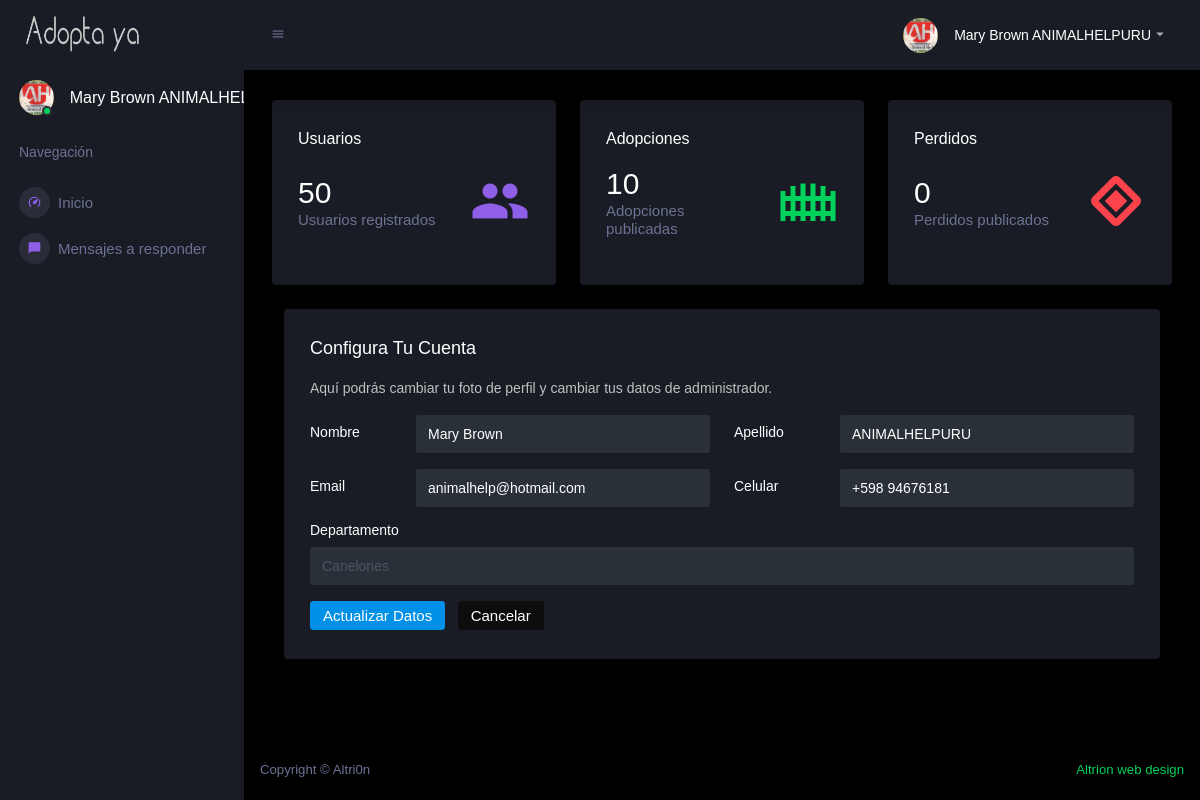
/admin-panel/configurar-cuenta/index.php (signed in), run on the app's committed database.
### tables this page shows
CREATE TABLE `usuarios_profile_images` (
  `id` int(11) NOT NULL,
  `Token_ID` varchar(50) NOT NULL,
  `Profile_Image` blob NOT NULL
);

CREATE TABLE `usuarios` (
  `id` int(11) NOT NULL,
  `Nombre` varchar(15) NOT NULL,
  `Apellido` varchar(15) NOT NULL,
  `Correo` varchar(45) NOT NULL,
  `Password` varchar(17) NOT NULL,
  `Departamento` text NOT NULL,
  `Localizacion` varchar(120) NOT NULL,
  `Postal_Code` int(11) NOT NULL,
  `Celular` varchar(14) NOT NULL,
  `Date_Registro` varchar(150) NOT NULL,
  `IP` varchar(30) NOT NULL,
  `Token_ID` varchar(50) NOT NULL,
  `google_id` varchar(150) NOT NULL
);

### admin-panel/classes/class.functions.php (called while the page is built, shortened)
<?php
class AdminClass {
	public function adminDetails($id) {
		try {
			$db = getDB();
			$stmt = $db->prepare("SELECT * FROM usuarios WHERE id=:id");
			$stmt->bindParam("id", $id,PDO::PARAM_INT);
			$stmt->execute();
		    $data = $stmt->fetch(PDO::FETCH_OBJ);
		    return $data;
		} catch(PDOException $e) {
			echo '{"error":{"text":'. $e->getMessage() .'}}';
		}
	}
}
?>

### admin-panel/classes/class.consultas.php (called while the page is built, shortened)
<?php
include 'class.functions.php';
$db = getDB();
if (!empty($_SESSION['admin_id'])) {
	$busca_usuarios_registrados = $db->prepare("SELECT COUNT(*) FROM usuarios");
	$busca_usuarios_registrados->execute();
	$result_usuarios_registrados = $busca_usuarios_registrados->fetchColumn();
	$busca_adopciones = $db->prepare("SELECT COUNT(*) FROM publicaciones_animales WHERE Perdido=0");
	$busca_adopciones->execute();
	$result_adopciones = $busca_adopciones->fetchColumn();
	$busca_perdidos = $db->prepare("SELECT COUNT(*) FROM publicaciones_animales WHERE Perdido=1");
	$busca_perdidos->execute();
	$result_perdidos = $busca_perdidos->fetchColumn();
}
?>

### admin-panel/configurar-cuenta/index.php (the view, shortened to what this page needs)
<?php
include '../classes/class.consultas.php';
include '../classes/class.admin.session.php';
if (!empty($_SESSION['admin_id'])) {
	$adminDetails=$adminClass->adminDetails($session_id);
	$Admin_Name = $adminDetails->Nombre;
	$Admin_Apellido = $adminDetails->Apellido;
  $Admin_Email = $adminDetails->Correo;
  $Admin_Cel = $adminDetails->Celular;
  $Admin_Departamento = $adminDetails->Departamento;
  $Admin_FullName = $Admin_Name.' '. $Admin_Apellido;
  $u_Token = $adminDetails->Token_ID;
  $busca_profile_image = $db->prepare("SELECT * FROM usuarios_profile_images WHERE Token_ID='$u_Token'");
  $busca_profile_image->execute();
  $result_profile_image = $busca_profile_image->fetchAll();
      foreach ($result_profile_image as $row) {
          $Profile_Imagen = $row['Profile_Image'];
      }
}
?>
<?php if (!empty($_SESSION['id']) && $result_user_admin < 1) { ?>
	<?php include '../templates/error404.html'; ?>
<?php } else { $db = getDB(); ?>
  <!DOCTYPE html>
  <html>
  <head>
   <link rel="stylesheet" href="../assets/vendors/mdi/css/materialdesignicons.min.css">
   <link rel="stylesheet" href="../assets/vendors/css/vendor.bundle.base.css">
   <link rel="stylesheet" href="../assets/vendors/jvectormap/jquery-jvectormap.css">
   <link rel="stylesheet" href="../assets/vendors/flag-icon-css/css/flag-icon.min.css">
   <link rel="stylesheet" href="../assets/vendors/owl-carousel-2/owl.carousel.min.css">
   <link rel="stylesheet" href="../assets/vendors/owl-carousel-2/owl.theme.default.min.css">
   <link rel="stylesheet" type="text/css" href="../static/css/bootstrap.css">
   <link rel="stylesheet" href="../assets/css/style.css">
 </head>
 <body>
   <div class="container-scroller">
    <nav class="sidebar sidebar-offcanvas" id="sidebar">
        <div class="sidebar-brand-wrapper d-none d-lg-flex align-items-center justify-content-center fixed-top">
          <a class="sidebar-brand brand-logo" href="#"><img style="height: 100px !important;" src="../static/images/logo_white.png" alt="logo" /></a>
        </div>
        <ul class="nav">
          <li class="nav-item profile">
            <div class="profile-desc">
              <div class="profile-pic">
                <div class="count-indicator">
                  <img class="img-xs rounded-circle " src="../../templates/static/images/profile_images/<?php echo $Profile_Imagen; ?>" alt="">
                  <span class="count bg-success"></span>
                </div>
                <div class="profile-name">
                  <h5 class="mb-0 font-weight-normal"><?php echo $Admin_FullName; ?></h5>
                </div>
              </div>
            </div>
          </li>
          <li class="nav-item nav-category">
            <span class="nav-link">Navegación</span>
          </li>
          <li class="nav-item menu-items ">
            <a class="nav-link" href="../inicio">
              <span class="menu-icon">
                <i class="mdi mdi-speedometer"></i>
              </span>
              <span class="menu-title">Inicio</span>
            </a>
          </li>
          <li class="nav-item menu-items">
            <a class="nav-link" href="mensajes-responder">
              <span class="menu-icon">
                <i class="mdi mdi-message text-info"></i>
              </span>
              <span class="menu-title">Mensajes a responder</span>
            </a>
          </li>
        </ul>
      </nav>
    <div class="container-fluid page-body-wrapper">
      <nav class="navbar p-0 fixed-top d-flex flex-row">
        <div class="navbar-menu-wrapper flex-grow d-flex align-items-stretch">
          <button class="navbar-toggler navbar-toggler align-self-center" type="button" data-toggle="minimize">
            <span class="mdi mdi-menu"></span>
          </button>
          <ul class="navbar-nav navbar-nav-right">
            <li class="nav-item dropdown">
              <a class="nav-link" id="profileDropdown" href="#" data-toggle="dropdown">
                <div class="navbar-profile">
                  <img class="img-xs rounded-circle" src="../../templates/static/images/profile_images/<?php echo $Profile_Imagen; ?>" alt="">
                  <p class="mb-0 d-none d-sm-block navbar-profile-name"><?php echo $Admin_FullName; ?></p>
                  <i class="mdi mdi-menu-down d-none d-sm-block"></i>
                </div>
              </a>
              </li>
            </ul>
          </div>
        </nav>
        <div class="main-panel">
          <div class="content-wrapper">
            <div class="row">
              <div class="col-sm-4 grid-margin">
                <div class="card">
                  <div class="card-body">
                    <h5>Usuarios</h5>
                    <div class="row">
                      <div class="col-8 col-sm-12 col-xl-8 my-auto">
                        <div class="d-flex d-sm-block d-md-flex align-items-center">
                          <h2 class="mb-0"><?php echo $result_usuarios_registrados; ?></h2>
                        </div>
                        <h6 class="text-muted font-weight-normal">Usuarios registrados</h6>
                      </div>
                      <div class="col-4 col-sm-12 col-xl-4 text-center text-xl-right">
                        <i class="icon-lg mdi mdi-account-multiple text-info ml-auto"></i>
                      </div>
                    </div>
                  </div>
                </div>
              </div>
              <div class="col-sm-4 grid-margin">
                <div class="card">
                  <div class="card-body">
                    <h5>Adopciones</h5>
                    <div class="row">
                      <div class="col-8 col-sm-12 col-xl-8 my-auto">
                        <div class="d-flex d-sm-block d-md-flex align-items-center">
                          <h2 class="mb-0"><?php echo $result_adopciones; ?></h2>
                        </div>
                        <h6 class="text-muted font-weight-normal">Adopciones publicadas</h6>
                      </div>
                      <div class="col-4 col-sm-12 col-xl-4 text-center text-xl-right">
                        <i class="icon-lg mdi mdi mdi-gate text-success ml-auto"></i>
                      </div>
                    </div>
                  </div>
                </div>
              </div>
              <div class="col-sm-4 grid-margin">
                <div class="card">
                  <div class="card-body">
                    <h5>Perdidos</h5>
                    <div class="row">
                      <div class="col-8 col-sm-12 col-xl-8 my-auto">
                        <div class="d-flex d-sm-block d-md-flex align-items-center">
                          <h2 class="mb-0"><?php echo $result_perdidos; ?></h2>
                        </div>
                        <h6 class="text-muted font-weight-normal">Perdidos publicados</h6>
                      </div>
                      <div class="col-4 col-sm-12 col-xl-4 text-center text-xl-right">
                        <i class="icon-lg mdi mdi-google-nearby text-danger ml-auto"></i>
                      </div>
                    </div>
                  </div>
                </div>
              </div>
            </div>
            <div class="col-12 grid-margin stretch-card">
              <div class="card">
                <div class="card-body">
                  <h4 class="card-title">Configura tu cuenta</h4>
                  <p class="card-description"> Aquí podrás cambiar tu foto de perfil y cambiar tus datos de administrador. </p>
                  <form class="forms-sample" method="post" enctype="multipart/form-data">
                    <div class="row">
                      <div class="col-md-6">
                        <div class="form-group row">
                          <label class="col-sm-3 col-form-label">Nombre</label>
                          <div class="col-sm-9">
                            <input type="text" class="form-control" name="edit_admin_nombre" value="<?php echo $Admin_Name; ?>" />
                          </div>
                        </div>
                      </div>
                      <div class="col-md-6">
                        <div class="form-group row">
                          <label class="col-sm-3 col-form-label">Apellido</label>
                          <div class="col-sm-9">
                            <input type="text" class="form-control" name="edit_admin_apellido" value="<?php echo $Admin_Apellido; ?>"/>
                          </div>
                        </div>
                      </div>
                    </div>
                    <div class="row">
                      <div class="col-md-6">
                        <div class="form-group row">
                          <label class="col-sm-3 col-form-label">Email</label>
                          <div class="col-sm-9">
                            <input type="text" class="form-control" name="edit_admin_email" value="<?php echo $Admin_Email; ?>" />
                          </div>
                        </div>
                      </div>
                      <div class="col-md-6">
                        <div class="form-group row">
                          <label class="col-sm-3 col-form-label">Celular</label>
                          <div class="col-sm-9">
                            <input type="text" class="form-control" name="edit_admin_cel" value="<?php echo $Admin_Cel; ?>"/>
                          </div>
                        </div>
                      </div>
                    </div>
                    <div class="form-group">
                      <label for="exampleInputCity1">Departamento</label>
                      <select class="form-control" name="edit_admin_dep">
                        <?php
                        switch ($Admin_Departamento) {
                          case 'Canelones':
                          $dep = '
                          <option value="Artigas">Artigas</option>
                          <option value="Canelones" selected>Canelones</option>
                          <option value="Cerro Largo">Cerro Largo</option>
                          <option value="Colonia">Colonia</option>
                          <option value="Durazno">Durazno</option>
                          <option value="Flores">Flores</option>
                          <option value="Lavalleja">Lavalleja</option>
                          <option value="Maldonado">Maldonado</option>
                          <option value="Montevideo">Montevideo</option>
                          <option value="Paysandú">Paysandú</option>
                          <option value="Rio Negro">Río Negro</option>
                          <option value="Rivera">Rivera</option>
                          <option value="Rocha">Rocha</option>
                          <option value="Salto">Salto</option>
                          <option value="San Jose">San José</option>
                          <option value="Soriano">Soriano</option>
                          <option value="Tacuarembo">Tacuarembó</option>
                          <option value="Treinta y Tres">Treinta y Tres</option>
                          ';
                          break;
                        }
                        echo $dep;
                        ?>
                      </select>
                    </div>
                    <input type="submit" onclick="myFunction()" class="btn btn-primary mr-2" value="Actualizar Datos" name="admin_actualizar_datos">
                    <a class="btn btn-dark" href="../inicio">Cancelar</a>
                  </form>
                </div>
              </div>
            </div>
          </div>
          <footer class="footer">
            <div class="d-sm-flex justify-content-center justify-content-sm-between">
              <span class="text-muted d-block text-center text-sm-left d-sm-inline-block">Copyright © Altri0n</span>
              <span class="float-none float-sm-right d-block mt-1 mt-sm-0 text-center"> <a href="https://www.instagram.com/altri0n/" target="_blank">Altrion web design</a></span>
            </div>
          </footer>
        </div>
      </div>
    </body>
    </html>
    <?php } ?>

### data on the page
usuarios_profile_images: Profile_Image (picture)
usuarios: Admin_FullName "Mary Brown…", Admin_FullName "Mary Brown ANIMALHELPURU", edit_admin_nombre "Mary Brown", edit_admin_apellido "ANIMALHELPURU", edit_admin_email "animalhelp@hotmail.com", edit_admin_cel "+598 94676181", edit_admin_dep "Canelones"

### other printed values
$result_usuarios_registrados "50"
$result_adopciones "10"
$result_perdidos "0"
